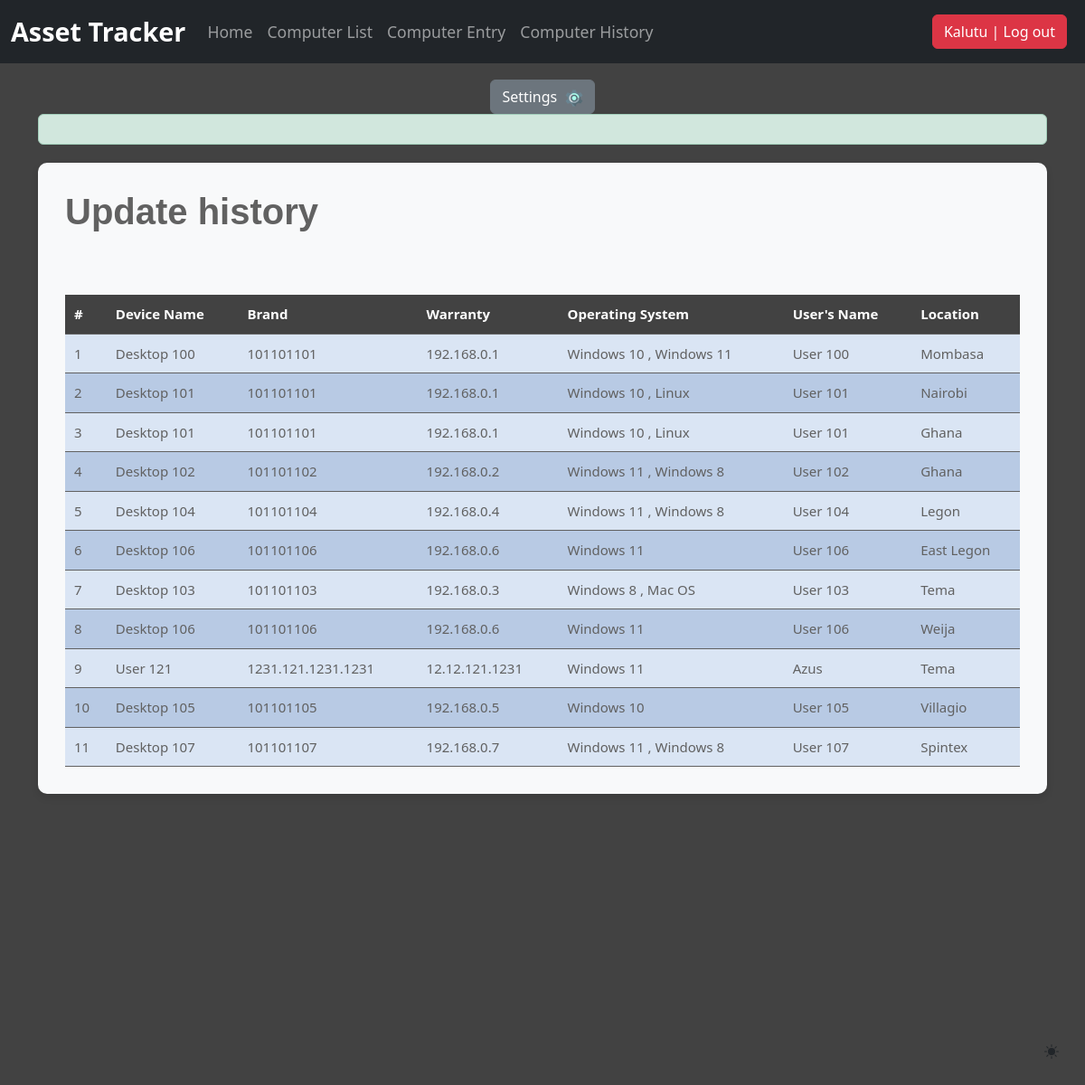
/computerhistory_list/ (signed in), run on an earlier commit of the app's database.
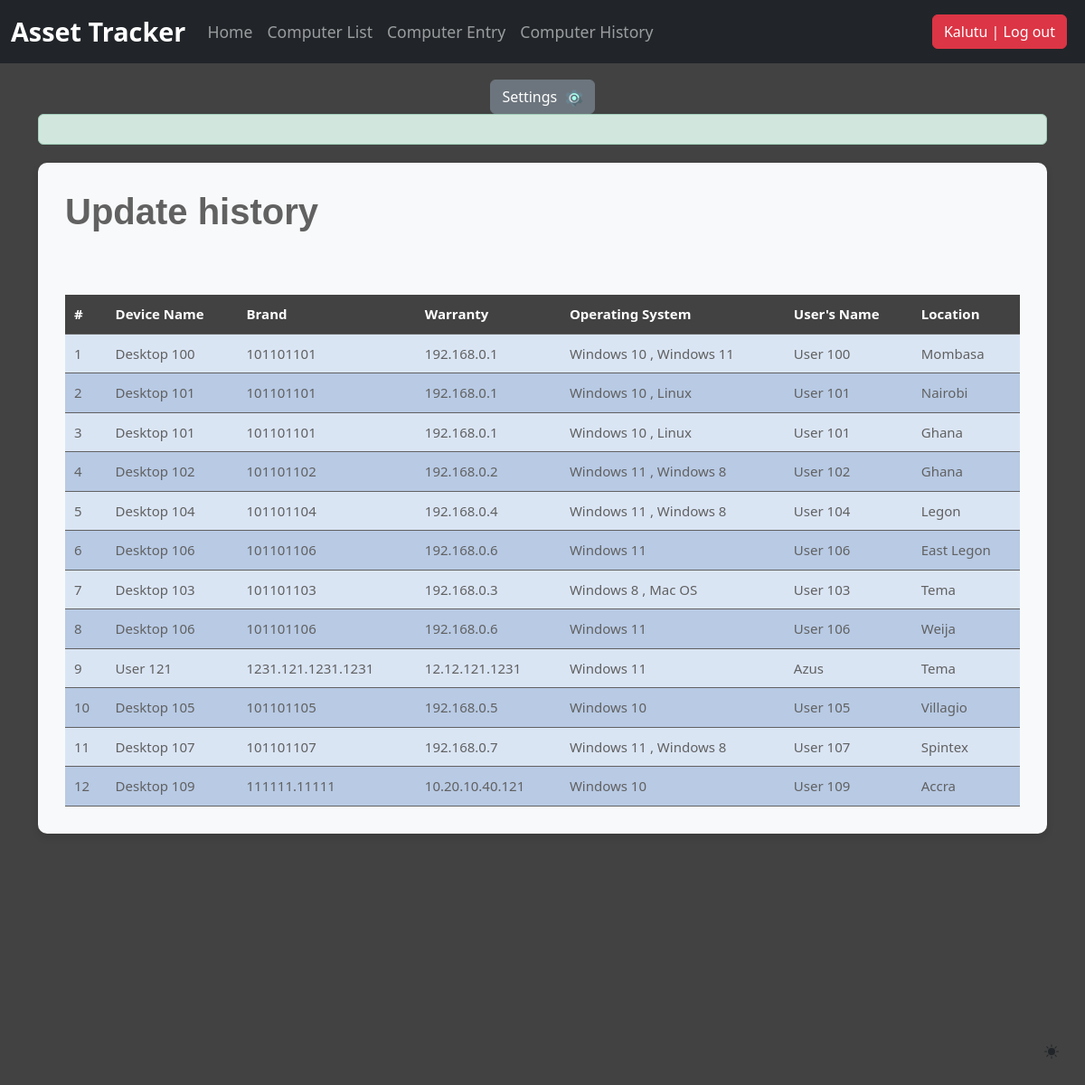
And on a later commit of the database.
### djangoapp/models.py (models this page shows, shortened)
class ComputerHistory(models.Model):
    computer_name = models.CharField(max_length=30, blank=True, null=True)
    IP_address = models.CharField(max_length=30, blank=True, null=True)
    MAC_address = models.CharField(max_length=30, blank=True, null=True)
    operating_system = models.ManyToManyField(Operating_system, blank=True)
    users_name = models.CharField(max_length=30, blank=True, null=True)
    location = models.CharField(max_length=30, blank=True, null=True)
    purchase_date = models.DateField("Purchase Date(mm/dd/2019)", auto_now_add=False, auto_now=False, blank=True, null=True)
    timestamp = models.DateTimeField(auto_now_add=True)

class Operating_system(models.Model):
    operating_system = models.CharField(max_length=100, blank=True)

### djangoapp/views.py (the view)
# urls.py: path('computerhistory_list/', computerhistory_list, name='computerhistory_list'),
def computerhistory_list(request):
    title = 'Update history'
    queryset = ComputerHistory.objects.all()
    context = {
       "title": title,
       "queryset": queryset,
    }
    return render(request, "computerhistory_list.html", context)

### djangoapp/templates/computerhistory_list.html (shortened to what this page needs)
{% extends "header.html" %}
{% load static %}
{% load bootstrap5 %}
{% block header %}
<main class="container">
  {% if request.user.is_authenticated %}
  <div class="alert alert-success custom-alert">
  </div>
  <div class="bg-body-tertiary custom-container">
    <h1 class="title mb-5 custom-title">{{ title }}</h1>
    <table class="custom-table">
      <tr>
        <th>#</th>
        <th>Device Name</th>
        <th>Brand</th>
        <th>Warranty</th>
        <th>Operating System</th>
        <th>User's Name</th>
        <th>Location</th>
    </tr>
        {% for instance in queryset %}
        <tr>
          <td>{{ forloop.counter }}</td>
          <td>{{ instance.computer_name }}</td>
          <td>{{ instance.MAC_address }}</td>
          <td>{{ instance.IP_address }}</td>
          <td>
              {% for os in instance.operating_system.all %}
                  {{ os.operating_system }}
                  {% if not forloop.last %}, {% endif %}
              {% endfor %}
          </td>
          <td>{{ instance.users_name }}</td>
          <td>{{ instance.location }}</td>
        </tr>
        {% endfor %}
    </table>
  </div>
  {% else %}
  <p class="login-link">Log in <a href="/accounts/login">here</a></p>
  {% endif %}
</main>
{% endblock header %}

What changed in the data, as far as the page shows it:
added ComputerHistory: computer_name "Desktop 109", MAC_address "111111.11111", IP_address "10.20.10.40.121", users_name "User 109", location "Accra", Operating_system (operating_system "Windows 10")
